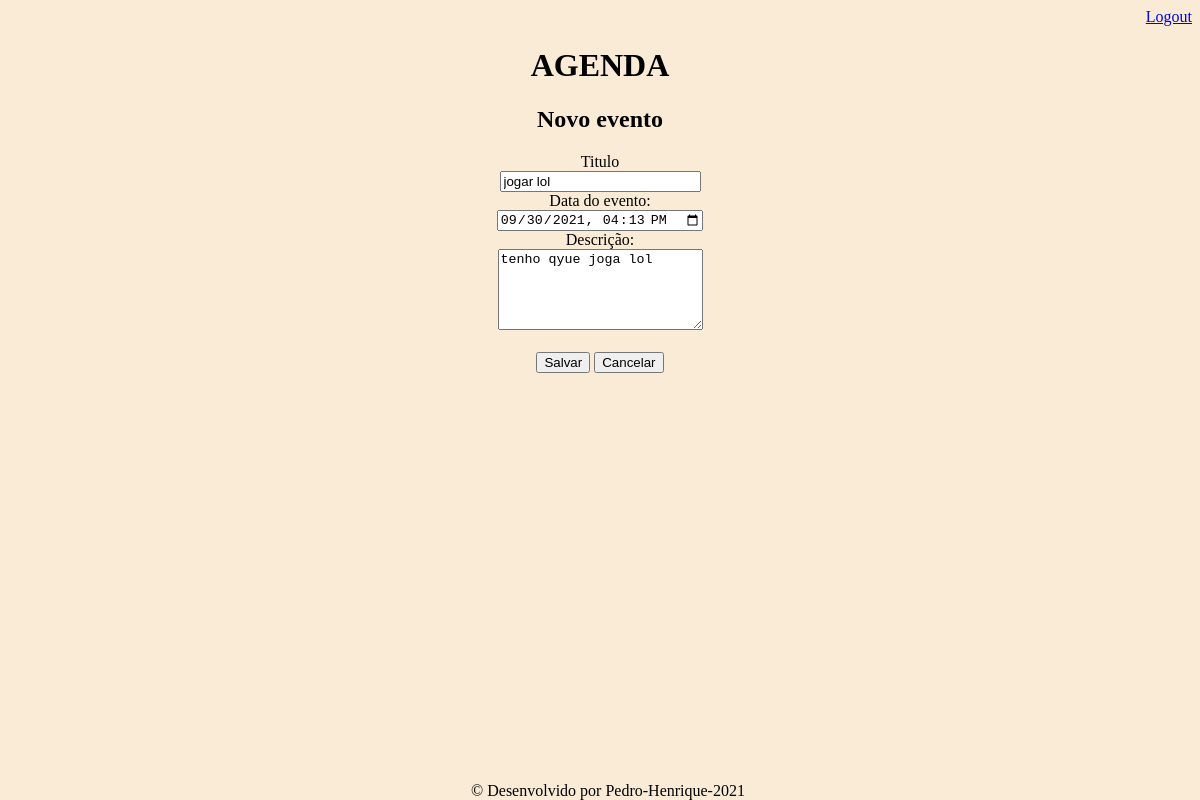
/agenda/evento/?id=5 (signed in), run on the app's committed database.
### core/models.py (models this page shows, shortened)
class Evento(models.Model):
    titulo = models.CharField(max_length=100)
    descricao = models.TextField(blank=True,null=True)
    dataEvemto = models.DateTimeField()
    dataCriacao = models.DateTimeField(auto_now=True)
    usuario = models.ForeignKey(User, on_delete=models.CASCADE)
    class Meta:
        db_table = 'evento'
    def getDataInputEvento(self):
        return self.dataEvemto.strftime('%Y-%m-%dT%H:%M')

### core/views.py (the view)
# urls.py: path('agenda/evento/',views.evento),
@login_required(login_url='/login/')
def evento(request):
    id_evento = request.GET.get('id')
    dados = {}
    if id_evento:
        dados['evento'] = Evento.objects.get(id=id_evento)
    return render(request,'evento.html',dados)

### templates/evento.html (shortened to what this page needs)
{% extends "model-page.html" %}
{% block content %}
    <h2>Novo evento</h2>
    <form action="submit" method="post">{% csrf_token%}
        <label>Titulo</label>
        <br>
        <input type="text" name="titulo" size="22" value="{{ evento.titulo }}">
        <br>
        <label>Data do evento:</label>
        <br>
        <input type="datetime-local" name="data" value="{{ evento.getDataInputEvento }}">
        <br>
        <label>Descrição:</label>
        <br>
        <textarea name="descricao" rows="5" cols="23">{{ evento.descricao }}</textarea>
        <br>
        <br>
        <button type="submit">Salvar</button>
        <a href="/">
           <button type="button">Cancelar</button>
        </a>
    </form>
{% endblock %}

### static/css/estilo.css (style rules this page uses)
body { background-color: antiquewhite; text-align:center; }

### data on the page
Evento: titulo "jogar lol", data "09/30/2021 16:13", descricao "tenho qyue joga lol"
